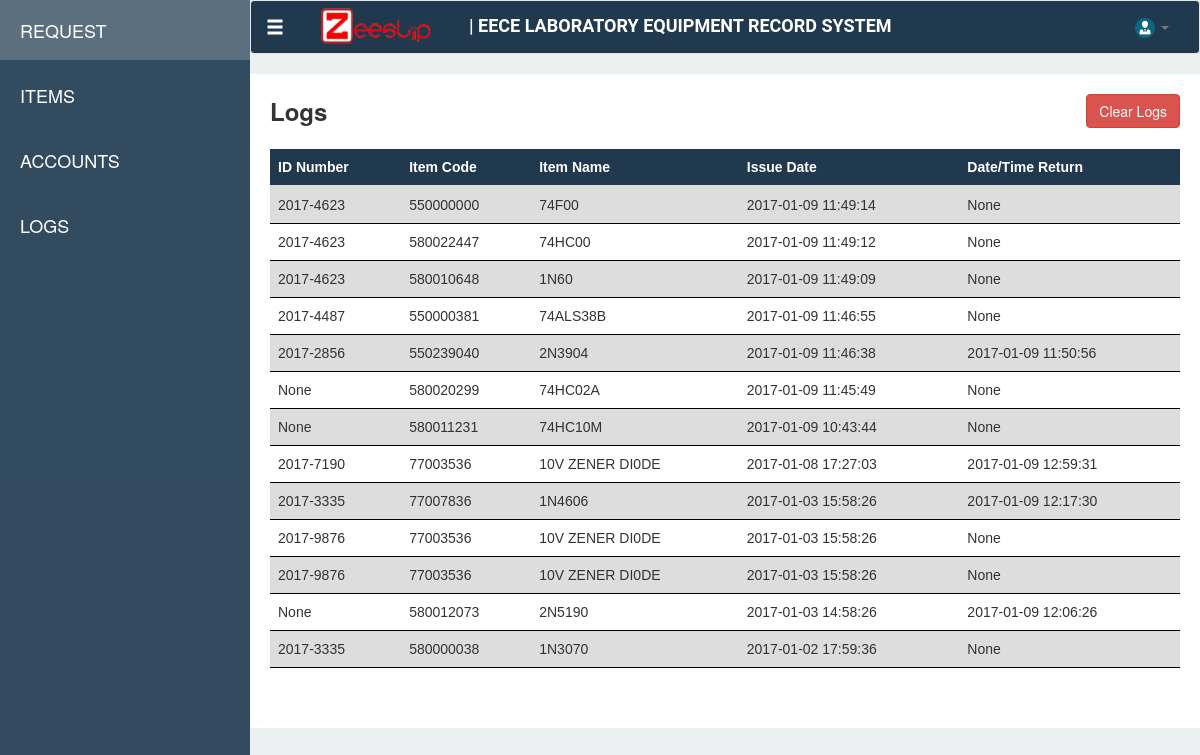
/dashboard/logs, run on the app's committed database.
### tables this page shows
CREATE TABLE "BorrowedItem" ("borrowedItemId" INTEGER PRIMARY KEY  AUTOINCREMENT  NOT NULL  UNIQUE , "itemId" INTEGER, "itemQuantity" INTEGER DEFAULT 0, "requestId" INTEGER, "issueDate" DATETIME, "returnDate" DATETIME);

CREATE TABLE "Request" ("requestId" INTEGER PRIMARY KEY  NOT NULL ,"idNumber" VARCHAR,"name" VARCHAR,"subject" VARCHAR,"requestDate" DATETIME DEFAULT (datetime(CURRENT_TIMESTAMP,'localtime')) );

CREATE TABLE "Item" ("itemId" INTEGER PRIMARY KEY  AUTOINCREMENT  NOT NULL  UNIQUE , "itemCode" VARCHAR UNIQUE , "itemName" VARCHAR, "itemDescription" VARCHAR, "itemQuantity" INTEGER DEFAULT 0);

### app.py (the view)
    @app.route('/dashboard/logs')
    def logs():
        con = sqlite3.connect("ZeeSlipv2.sqlite")
        con.row_factory = sqlite3.Row
        cur = con.cursor()
        cur.execute("SELECT Request.requestId, Request.idNumber, Request.name, Request.subject, Request.requestDate, itemId, itemCode, itemName, itemDescription, itemQuantity, issueDate, returnDate FROM (SELECT BorrowedItem.itemId,itemCode,itemName,itemDescription,BorrowedItem.itemQuantity,BorrowedItem.issueDate,BorrowedItem.returnDate,BorrowedItem.requestId as request FROM BorrowedItem,Item WHERE BorrowedItem.itemId = Item.itemId) LEFT JOIN Request ON request = Request.requestId WHERE issueDate IS NOT NULL ORDER BY issueDate DESC")
        rows = cur.fetchall()
        return render_template('modules/logs.html', logs = rows)

### templates/modules/logs.html (shortened to what this page needs)
{% extends "dashboard.html" %}
{% block logs %}
<div class="request-page-def">
    <div class="row">
        <div class="col-md-2"><span class="request-text"> Logs </span></div>
        <div class="col-md-10" ><button class="btn btn-danger" style="float: right">Clear Logs</button></div>
    </div>
    <div class="row" style="padding-top: 20px">
        <div class="col-md-12">
            <table class="table" id="logsTable">
                <thead>
                    <tr>
                        <th>ID Number</th>
                        <th>Item Code</th>
                        <th>Item Name</th>
                        <th>Issue Date</th>
                        <th>Date/Time Return</th>
                    </tr>
                </thead>
                <tbody>
                    {% for l in logs %}
                        <tr>
                            <td>{{ l[1] }}</td>
                            <td>{{ l[6] }}</td>
                            <td>{{ l[7] }}</td>
                            <td>{{ l[10] }}</td>
                            <td>{{ l[11] }}</td>
                        </tr>
                    {% endfor %}
                </tbody>
            </table>
        </div>
    </div>
    <br>
</div>
{% endblock %}

### static/css/dash.css (style rules this page uses)
body { background-color: #ecf0f1; }
.request-page-def { padding: 20px; background-color: #ffffff; }
.request-text { font-size: 24px; font-weight: bold; }
table { font-family: arial, sans-serif; border-collapse: collapse; width: 100%; }
th { background-color: #20394e; color: white; }
td, th { border-bottom: 1px solid #000000; text-align: left; padding: 8px; }
tr:nth-child(odd) { background-color: #dddddd; }

### data on the page
BorrowedItem: idNumber "2017-4623", itemCode "550000000", itemName "74F00", issueDate "2017-01-09 11:49:14", l "None"
BorrowedItem: idNumber "2017-4623", itemCode "580022447", itemName "74HC00", issueDate "2017-01-09 11:49:12", l "None"
BorrowedItem: idNumber "2017-4623", itemCode "580010648", itemName "1N60", issueDate "2017-01-09 11:49:09", l "None"
BorrowedItem: idNumber "2017-4487", itemCode "550000381", itemName "74ALS38B", issueDate "2017-01-09 11:46:55", l "None"
BorrowedItem: idNumber "2017-2856", itemCode "550239040", itemName "2N3904", issueDate "2017-01-09 11:46:38", returnDate "2017-01-09 11:50:56"
BorrowedItem: l "None", itemCode "580020299", itemName "74HC02A", issueDate "2017-01-09 11:45:49"
BorrowedItem: l "None", itemCode "580011231", itemName "74HC10M", issueDate "2017-01-09 10:43:44"
BorrowedItem: idNumber "2017-7190", itemCode "77003536", itemName "10V ZENER DI0DE", issueDate "2017-01-08 17:27:03", returnDate "2017-01-09 12:59:31"
BorrowedItem: idNumber "2017-3335", itemCode "77007836", itemName "1N4606", issueDate "2017-01-03 15:58:26", returnDate "2017-01-09 12:17:30"
BorrowedItem: idNumber "2017-9876", itemCode "77003536", itemName "10V ZENER DI0DE", issueDate "2017-01-03 15:58:26", l "None"
BorrowedItem: idNumber "2017-9876", itemCode "77003536", itemName "10V ZENER DI0DE", issueDate "2017-01-03 15:58:26", l "None"
BorrowedItem: l "None", itemCode "580012073", itemName "2N5190", issueDate "2017-01-03 14:58:26", returnDate "2017-01-09 12:06:26"
BorrowedItem: idNumber "2017-3335", itemCode "580000038", itemName "1N3070", issueDate "2017-01-02 17:59:36", l "None"
